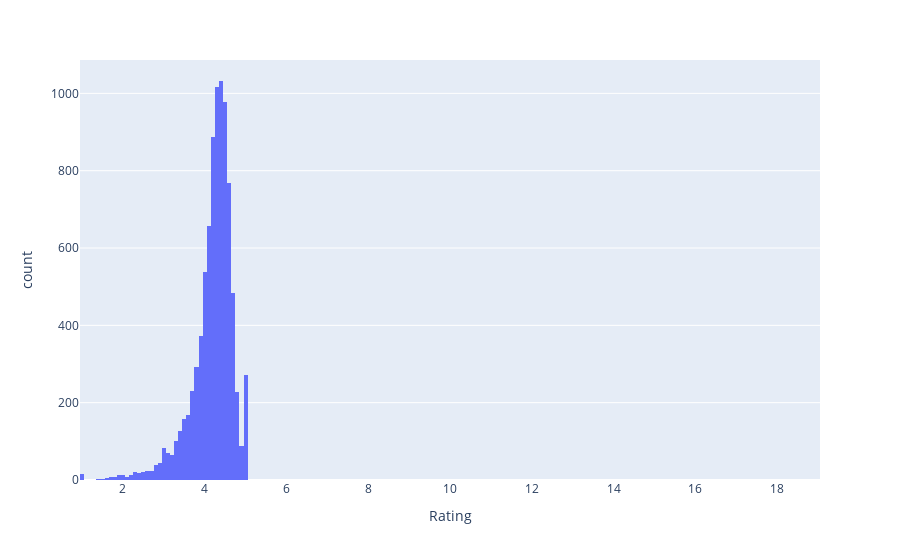

Write notebook code for a chart like this one.
### Code cell
px.histogram(df,x='Rating')

### Figure 1 — Plotly figure (JSON) as saved in the notebook; plotly's stock layout.template omitted (floating-point values rounded to 4 significant figures; data arrays with more than 128 entries replaced by an {"elided": "..."} marker saying what was removed)
{"data": [{"bingroup": "x", "hovertemplate": "Rating=%{x}<br>count=%{y}<extra></extra>", "legendgroup": "", "marker": {"color": "#636efa", "pattern": {"shape": ""}}, "name": "", "orientation": "v", "showlegend": false, "type": "histogram", "x": {"elided": "10358 float values"}, "xaxis": "x", "yaxis": "y"}], "layout": {"barmode": "relative", "legend": {"tracegroupgap": 0}, "margin": {"t": 60}, "xaxis": {"anchor": "y", "domain": [0, 1], "title": {"text": "Rating"}}, "yaxis": {"anchor": "x", "domain": [0, 1], "title": {"text": "count"}}}}
